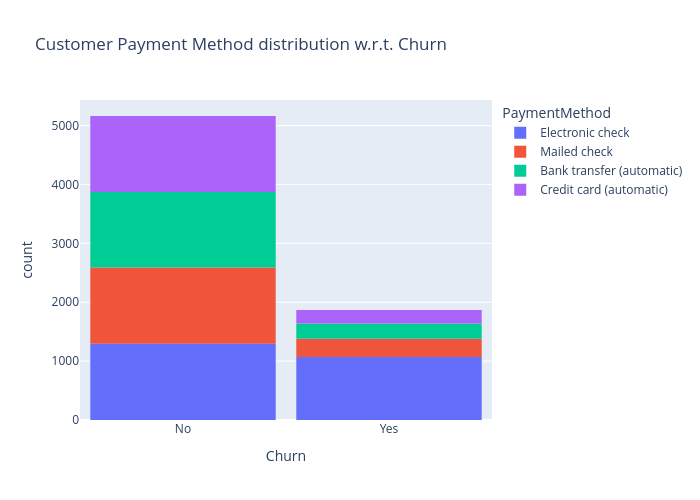

Notebook cell for this chart:
### Code cell
fig = px.histogram(df, x="Churn", color="PaymentMethod", title="Customer Payment Method distribution w.r.t. Churn")
fig.update_layout(width=700, height=500, bargap=0.1)
fig.show()

### Figure 1 — Plotly figure (JSON) as saved in the notebook; plotly's stock layout.template omitted (floating-point values rounded to 4 significant figures; data arrays with more than 128 entries replaced by an {"elided": "..."} marker saying what was removed)
{"data": [{"bingroup": "x", "hovertemplate": "PaymentMethod=Electronic check<br>Churn=%{x}<br>count=%{y}<extra></extra>", "legendgroup": "Electronic check", "marker": {"color": "#636efa", "pattern": {"shape": ""}}, "name": "Electronic check", "orientation": "v", "showlegend": true, "type": "histogram", "x": {"elided": "2365 str values"}, "xaxis": "x", "yaxis": "y"}, {"bingroup": "x", "hovertemplate": "PaymentMethod=Mailed check<br>Churn=%{x}<br>count=%{y}<extra></extra>", "legendgroup": "Mailed check", "marker": {"color": "#EF553B", "pattern": {"shape": ""}}, "name": "Mailed check", "orientation": "v", "showlegend": true, "type": "histogram", "x": {"elided": "1604 str values"}, "xaxis": "x", "yaxis": "y"}, {"bingroup": "x", "hovertemplate": "PaymentMethod=Bank transfer (automatic)<br>Churn=%{x}<br>count=%{y}<extra></extra>", "legendgroup": "Bank transfer (automatic)", "marker": {"color": "#00cc96", "pattern": {"shape": ""}}, "name": "Bank transfer (automatic)", "orientation": "v", "showlegend": true, "type": "histogram", "x": {"elided": "1542 str values"}, "xaxis": "x", "yaxis": "y"}, {"bingroup": "x", "hovertemplate": "PaymentMethod=Credit card (automatic)<br>Churn=%{x}<br>count=%{y}<extra></extra>", "legendgroup": "Credit card (automatic)", "marker": {"color": "#ab63fa", "pattern": {"shape": ""}}, "name": "Credit card (automatic)", "orientation": "v", "showlegend": true, "type": "histogram", "x": {"elided": "1521 str values"}, "xaxis": "x", "yaxis": "y"}], "layout": {"bargap": 0.1, "barmode": "relative", "height": 500, "legend": {"title": {"text": "PaymentMethod"}, "tracegroupgap": 0}, "title": {"text": "Customer Payment Method distribution w.r.t. Churn"}, "width": 700, "xaxis": {"anchor": "y", "domain": [0, 1], "title": {"text": "Churn"}}, "yaxis": {"anchor": "x", "domain": [0, 1], "title": {"text": "count"}}}}
